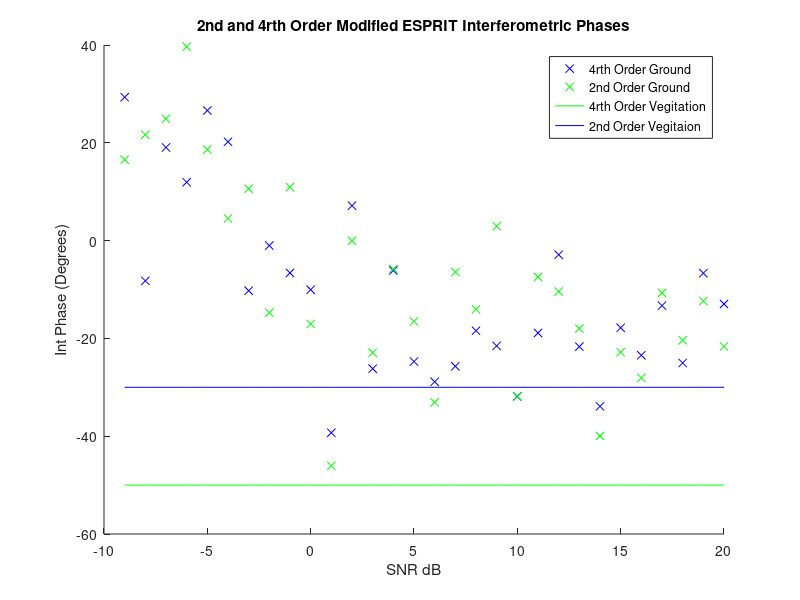

Recreate this plot in MATLAB.
%% Afric_Sim_test_ESPRIT
clc;clear;
%% Initializations
alpha = 1; %ground weighting factor
beta = 1;   %veg weighting factor
eye_optimal = 0.3737;

Pol_ground = [1;-1;0]./sqrt(2);
Pol_vegitation = [1;1;1]./sqrt(3);
G_O = 30;
ground_offset = G_O*pi/180; % ground interferomitry offset
V_O = 50;
vegitation_offset = V_O*pi/180;    % veg interferomitry offset

Averaged_samples = 10;
Window_optimal = 81;    %size of window
SNR_samples = 30;
second_order = 3;

ground_phase_4=zeros(SNR_samples,1);
ground_mag_4=zeros(SNR_samples,1);
ground_phase_2=zeros(SNR_samples,1);
ground_mag_2=zeros(SNR_samples,1);

vegitation_phase_4=zeros(SNR_samples,1);
vegitation_mag_4=zeros(SNR_samples,1);
vegitation_phase_2=zeros(SNR_samples,1);
vegitation_mag_2=zeros(SNR_samples,1);

forth_order = 6;
sort_ground_4 = zeros(2,1);
sort_vegetation_4 = zeros(2,1);

SNR = zeros(1,SNR_samples);
%% Matrix Construction
for SNR_sample = (1:SNR_samples);
    
    SNR(SNR_sample)=SNR_sample-10;
    Noise = (10^(-SNR(SNR_sample)/20))/sqrt(3);
    
    for unusedvariable = 1:Averaged_samples
        
        g =  Pol_ground*(sqrt(-2*log(1-rand(1,Window_optimal))).*exp(1i*2*pi*rand(1,Window_optimal)));
        v =  Pol_vegitation*(sqrt(-2*log(1-rand(1,Window_optimal))).*exp(1i*2*pi*rand(1,Window_optimal)));
        
        s1 = alpha*g + beta*v;
        s2 = alpha*exp(1i*ground_offset)*g + beta*exp(1i*vegitation_offset)*v;
        
        s1_Noise = s1 + Noise*sqrt(-2*log(1-rand(second_order,Window_optimal))).*exp(1i*2*pi*rand(second_order,Window_optimal));
        s2_Noise = s2 + Noise*sqrt(-2*log(1-rand(second_order,Window_optimal))).*exp(1i*2*pi*rand(second_order,Window_optimal));
        
        
        %% Forming the Six Arrays
        S1_2 = [s1_Noise(1,:)
            s1_Noise(2,:)
            s1_Noise(3,:)];
        
        S2_2 = [s2_Noise(1,:)
            s2_Noise(2,:)
            s2_Noise(3,:)];
        
        R11_norm_2 = S1_2*S1_2.'/Window_optimal;
        E_h1_h1 = R11_norm_2(1,1); E_h1_v1 = R11_norm_2(1,2); E_h1_x1 = R11_norm_2(1,3);
        E_v1_v1 = R11_norm_2(2,2); E_v1_x1 = R11_norm_2(2,3);
        E_x1_x1 = R11_norm_2(3,3);
        
        R11_conj_2 = S1_2*S1_2'/Window_optimal;
        E_h1_h1c = R11_conj_2(1,1); E_h1_v1c = R11_conj_2(1,2); E_h1_x1c = R11_conj_2(1,3);
        E_v1_h1c = R11_conj_2(2,1); E_v1_v1c = R11_conj_2(2,2); E_v1_x1c = R11_conj_2(2,3);
        E_x1_h1c = R11_conj_2(3,1); E_x1_v1c = R11_conj_2(3,2); E_x1_x1c = R11_conj_2(3,3);
        
        R22_norm_2 = S2_2*S2_2.'/Window_optimal;
        E_h2_h2 = R22_norm_2(1,1); E_h2_v2 = R22_norm_2(1,2); E_h2_x2 = R22_norm_2(1,3);
        E_v2_v2 = R22_norm_2(2,2); E_v2_x2 = R22_norm_2(2,3);
        E_x2_x2 = R22_norm_2(3,3);
        
        R12_conj_2 = S1_2*S2_2'/Window_optimal;
        E_h1_h2c = R12_conj_2(1,1); E_h1_v2c = R12_conj_2(1,2); E_h1_x2c = R12_conj_2(1,3);
        E_v1_h2c = R12_conj_2(2,1); E_v1_v2c = R12_conj_2(2,2); E_v1_x2c = R12_conj_2(2,3);
        E_x1_h2c = R12_conj_2(3,1); E_x1_v2c = R12_conj_2(3,2); E_x1_x2c = R12_conj_2(3,3);
        
        S1_4 = [s1_Noise(1,:).*s1_Noise(1,:)
            s1_Noise(2,:).*s1_Noise(2,:)
            s1_Noise(3,:).*s1_Noise(3,:)
            s1_Noise(1,:).*s1_Noise(2,:)
            s1_Noise(1,:).*s1_Noise(3,:)
            s1_Noise(2,:).*s1_Noise(3,:)];
        
        S2_4 = [s2_Noise(1,:).*s2_Noise(1,:)
            s2_Noise(2,:).*s2_Noise(2,:)
            s2_Noise(3,:).*s2_Noise(3,:)
            s2_Noise(1,:).*s2_Noise(2,:)
            s2_Noise(1,:).*s2_Noise(3,:)
            s2_Noise(2,:).*s2_Noise(3,:)];
        
        R1_4 = S1_4*S1_4'/Window_optimal;
        R2_4 = S1_4*S2_4'/Window_optimal;
        
        %% Forming Cumulant One Matrix
        Cumulant_1(1,1) = R1_4(1,1) - E_h1_h1*E_h1_h1 - E_h1_h1c*E_h1_h1c -  E_h1_h1c*E_h1_h1c;
        Cumulant_1(1,2) = R1_4(1,2) - E_h1_h1*E_v1_v1 - E_h1_v1c*E_h1_v1c -  E_h1_v1c*E_h1_v1c;
        Cumulant_1(1,3) = R1_4(1,3) - E_h1_h1*E_x1_x1 - E_h1_x1c*E_h1_x1c -  E_h1_x1c*E_h1_x1c;
        Cumulant_1(1,4) = R1_4(1,4) - E_h1_h1*E_h1_v1 - E_h1_h1c*E_h1_v1c -  E_h1_v1c*E_h1_h1c;
        Cumulant_1(1,5) = R1_4(1,5) - E_h1_h1*E_h1_x1 - E_h1_h1c*E_h1_x1c -  E_h1_x1c*E_h1_h1c;
        Cumulant_1(1,6) = R1_4(1,6) - E_h1_h1*E_v1_x1 - E_h1_v1c*E_h1_x1c -  E_h1_x1c*E_h1_v1c;
        
        Cumulant_1(2,1) = R1_4(2,1) - E_v1_v1*E_h1_h1 - E_v1_h1c*E_v1_h1c -  E_v1_h1c*E_v1_h1c;
        Cumulant_1(2,2) = R1_4(2,2) - E_v1_v1*E_v1_v1 - E_v1_v1c*E_v1_v1c -  E_v1_v1c*E_v1_v1c;
        Cumulant_1(2,3) = R1_4(2,3) - E_v1_v1*E_x1_x1 - E_v1_x1c*E_v1_x1c -  E_v1_x1c*E_v1_x1c;
        Cumulant_1(2,4) = R1_4(2,4) - E_v1_v1*E_h1_v1 - E_v1_h1c*E_v1_v1c -  E_v1_v1c*E_v1_h1c;
        Cumulant_1(2,5) = R1_4(2,5) - E_v1_v1*E_h1_x1 - E_v1_h1c*E_v1_x1c -  E_v1_x1c*E_v1_h1c;
        Cumulant_1(2,6) = R1_4(2,6) - E_v1_v1*E_v1_x1 - E_v1_v1c*E_v1_x1c -  E_v1_x1c*E_v1_v1c;
        
        Cumulant_1(3,1) = R1_4(3,1) - E_x1_x1*E_h1_h1 - E_x1_h1c*E_x1_h1c -  E_x1_h1c*E_x1_h1c;
        Cumulant_1(3,2) = R1_4(3,2) - E_x1_x1*E_v1_v1 - E_x1_v1c*E_x1_v1c -  E_x1_v1c*E_x1_v1c;
        Cumulant_1(3,3) = R1_4(3,3) - E_x1_x1*E_x1_x1 - E_x1_x1c*E_x1_x1c -  E_x1_x1c*E_x1_x1c;
        Cumulant_1(3,4) = R1_4(3,4) - E_x1_x1*E_h1_v1 - E_x1_h1c*E_x1_v1c -  E_x1_v1c*E_x1_h1c;
        Cumulant_1(3,5) = R1_4(3,5) - E_x1_x1*E_h1_x1 - E_x1_h1c*E_x1_x1c -  E_x1_x1c*E_x1_h1c;
        Cumulant_1(3,6) = R1_4(3,6) - E_x1_x1*E_v1_x1 - E_x1_v1c*E_x1_x1c -  E_x1_x1c*E_x1_v1c;
        
        Cumulant_1(4,1) = R1_4(4,1) - E_h1_v1*E_h1_h1 - E_h1_h1c*E_v1_h1c -  E_h1_h1c*E_v1_h1c;
        Cumulant_1(4,2) = R1_4(4,2) - E_h1_v1*E_v1_v1 - E_h1_v1c*E_v1_v1c -  E_h1_v1c*E_v1_v1c;
        Cumulant_1(4,3) = R1_4(4,3) - E_h1_v1*E_x1_x1 - E_h1_x1c*E_v1_x1c -  E_h1_x1c*E_v1_x1c;
        Cumulant_1(4,4) = R1_4(4,4) - E_h1_v1*E_h1_v1 - E_h1_h1*E_v1_v1c  -  E_h1_v1c*E_v1_h1c;
        Cumulant_1(4,5) = R1_4(4,5) - E_h1_v1*E_h1_x1 - E_h1_h1c*E_v1_x1c -  E_h1_x1c*E_v1_h1c;
        Cumulant_1(4,6) = R1_4(4,6) - E_h1_v1*E_v1_x1 - E_h1_v1c*E_v1_x1c -  E_h1_x1c*E_v1_v1c;
        
        Cumulant_1(5,1) = R1_4(5,1) - E_h1_x1*E_h1_h1 - E_h1_h1c*E_x1_h1c -  E_h1_h1c*E_x1_h1c;
        Cumulant_1(5,2) = R1_4(5,2) - E_h1_x1*E_v1_v1 - E_h1_v1c*E_x1_v1c -  E_h1_v1c*E_x1_v1c;
        Cumulant_1(5,3) = R1_4(5,3) - E_h1_x1*E_x1_x1 - E_h1_x1c*E_x1_x1c -  E_h1_x1c*E_x1_x1c;
        Cumulant_1(5,4) = R1_4(5,4) - E_h1_x1*E_h1_v1 - E_h1_h1c*E_x1_v1c -  E_h1_v1c*E_x1_h1c;
        Cumulant_1(5,5) = R1_4(5,5) - E_h1_x1*E_h1_x1 - E_h1_h1c*E_x1_x1c -  E_h1_x1c*E_x1_h1c;
        Cumulant_1(5,6) = R1_4(5,6) - E_h1_x1*E_v1_x1 - E_h1_v1c*E_x1_x1c -  E_h1_x1c*E_x1_v1c;
        
        Cumulant_1(6,1) = R1_4(6,1) - E_v1_x1*E_h1_h1 - E_v1_h1c*E_x1_h1c -  E_v1_h1c*E_x1_h1c;
        Cumulant_1(6,2) = R1_4(6,2) - E_v1_x1*E_v1_v1 - E_v1_v1c*E_x1_v1c -  E_v1_v1c*E_x1_v1c;
        Cumulant_1(6,3) = R1_4(6,3) - E_v1_x1*E_x1_x1 - E_v1_x1c*E_x1_x1c -  E_v1_x1c*E_x1_x1c;
        Cumulant_1(6,4) = R1_4(6,4) - E_v1_x1*E_h1_v1 - E_v1_h1c*E_x1_v1c -  E_v1_v1c*E_x1_h1c;
        Cumulant_1(6,5) = R1_4(6,5) - E_v1_x1*E_h1_x1 - E_v1_h1c*E_x1_x1c -  E_v1_x1c*E_x1_h1c;
        Cumulant_1(6,6) = R1_4(6,6) - E_v1_x1*E_v1_x1 - E_v1_v1c*E_x1_x1c -  E_v1_x1c*E_x1_v1c;
        
        %% Forming Cumulant Two Matrix
        Cumulant_2(1,1) = R2_4(1,1) - E_h1_h1*E_h2_h2 - E_h1_h2c*E_h1_h2c -  E_h1_h2c*E_h1_h2c;
        Cumulant_2(1,2) = R2_4(1,2) - E_h1_h1*E_v2_v2 - E_h1_v2c*E_h1_v2c -  E_h1_v2c*E_h1_v2c;
        Cumulant_2(1,3) = R2_4(1,3) - E_h1_h1*E_x2_x2 - E_h1_x2c*E_h1_x2c -  E_h1_x2c*E_h1_x2c;
        Cumulant_2(1,4) = R2_4(1,4) - E_h1_h1*E_h2_v2 - E_h1_h2c*E_h1_v2c -  E_h1_v2c*E_h1_h2c;
        Cumulant_2(1,5) = R2_4(1,5) - E_h1_h1*E_h2_x2 - E_h1_h2c*E_h1_x2c -  E_h1_x2c*E_h1_h2c;
        Cumulant_2(1,6) = R2_4(1,6) - E_h1_h1*E_v2_x2 - E_h1_v2c*E_h1_x2c -  E_h1_x2c*E_h1_v2c;
        
        Cumulant_2(2,1) = R2_4(2,1) - E_v1_v1*E_h2_h2 - E_v1_h2c*E_v1_h2c -  E_v1_h2c*E_v1_h2c;
        Cumulant_2(2,2) = R2_4(2,2) - E_v1_v1*E_v2_v2 - E_v1_v2c*E_v1_v2c -  E_v1_v2c*E_v1_v2c;
        Cumulant_2(2,3) = R2_4(2,3) - E_v1_v1*E_x2_x2 - E_v1_x2c*E_v1_x2c -  E_v1_x2c*E_v1_x2c;
        Cumulant_2(2,4) = R2_4(2,4) - E_v1_v1*E_h2_v2 - E_v1_h2c*E_v1_v2c -  E_v1_v2c*E_v1_h2c;
        Cumulant_2(2,5) = R2_4(2,5) - E_v1_v1*E_h2_x2 - E_v1_h2c*E_v1_x2c -  E_v1_x2c*E_v1_h2c;
        Cumulant_2(2,6) = R2_4(2,6) - E_v1_v1*E_v2_x2 - E_v1_v2c*E_v1_x2c -  E_v1_x2c*E_v1_v2c;
        
        Cumulant_2(3,1) = R2_4(3,1) - E_x1_x1*E_h2_h2 - E_x1_h2c*E_x1_h2c -  E_x1_h2c*E_x1_h2c;
        Cumulant_2(3,2) = R2_4(3,2) - E_x1_x1*E_v2_v2 - E_x1_v2c*E_x1_v2c -  E_x1_v2c*E_x1_v2c;
        Cumulant_2(3,3) = R2_4(3,3) - E_x1_x1*E_x2_x2 - E_x1_x2c*E_x1_x2c -  E_x1_x2c*E_x1_x2c;
        Cumulant_2(3,4) = R2_4(3,4) - E_x1_x1*E_h2_v2 - E_x1_h2c*E_x1_v2c -  E_x1_v2c*E_x1_h2c;
        Cumulant_2(3,5) = R2_4(3,5) - E_x1_x1*E_h2_x2 - E_x1_h2c*E_x1_x2c -  E_x1_x2c*E_x1_h2c;
        Cumulant_2(3,6) = R2_4(3,6) - E_x1_x1*E_v2_x2 - E_x1_v2c*E_x1_x2c -  E_x1_x2c*E_x1_v2c;
        
        Cumulant_2(4,1) = R2_4(4,1) - E_h1_v1*E_h2_h2 - E_h1_h2c*E_v1_h2c -  E_h1_h2c*E_v1_h2c;
        Cumulant_2(4,2) = R2_4(4,2) - E_h1_v1*E_v2_v2 - E_h1_v2c*E_v1_v2c -  E_h1_v2c*E_v1_v2c;
        Cumulant_2(4,3) = R2_4(4,3) - E_h1_v1*E_x2_x2 - E_h1_x2c*E_v1_x2c -  E_h1_x2c*E_v1_x2c;
        Cumulant_2(4,4) = R2_4(4,4) - E_h1_v1*E_h2_v2 - E_h1_h2c*E_v1_v2c -  E_h1_v2c*E_v1_h2c;
        Cumulant_2(4,5) = R2_4(4,5) - E_h1_v1*E_h2_x2 - E_h1_h2c*E_v1_x2c -  E_h1_x2c*E_v1_h2c;
        Cumulant_2(4,6) = R2_4(4,6) - E_h1_v1*E_v2_x2 - E_h1_v2c*E_v1_x2c -  E_h1_x2c*E_v1_v2c;
        
        Cumulant_2(5,1) = R2_4(5,1) - E_h1_x1*E_h2_h2 - E_h1_h2c*E_x1_h2c -  E_h1_h2c*E_x1_h2c;
        Cumulant_2(5,2) = R2_4(5,2) - E_h1_x1*E_v2_v2 - E_h1_v2c*E_x1_v2c -  E_h1_v2c*E_x1_v2c;
        Cumulant_2(5,3) = R2_4(5,3) - E_h1_x1*E_x2_x2 - E_h1_x2c*E_x1_x2c -  E_h1_x2c*E_x1_x2c;
        Cumulant_2(5,4) = R2_4(5,4) - E_h1_x1*E_h2_v2 - E_h1_h2c*E_x1_v2c -  E_h1_v2c*E_x1_h2c;
        Cumulant_2(5,5) = R2_4(5,5) - E_h1_x1*E_h2_x2 - E_h1_h2c*E_x1_x2c -  E_h1_x2c*E_x1_h2c;
        Cumulant_2(5,6) = R2_4(5,6) - E_h1_x1*E_v2_x2 - E_h1_v2c*E_x1_x2c -  E_h1_x2c*E_x1_v2c;
        
        Cumulant_2(6,1) = R2_4(6,1) - E_v1_x1*E_h2_h2 - E_v1_h2c*E_x1_h2c -  E_v1_h2c*E_x1_h2c;
        Cumulant_2(6,2) = R2_4(6,2) - E_v1_x1*E_v2_v2 - E_v1_v2c*E_x1_v2c -  E_v1_v2c*E_x1_v2c;
        Cumulant_2(6,3) = R2_4(6,3) - E_v1_x1*E_x2_x2 - E_v1_x2c*E_x1_x2c -  E_v1_x2c*E_x1_x2c;
        Cumulant_2(6,4) = R2_4(6,4) - E_v1_x1*E_h2_v2 - E_v1_h2c*E_x1_v2c -  E_v1_v2c*E_x1_h2c;
        Cumulant_2(6,5) = R2_4(6,5) - E_v1_x1*E_h2_x2 - E_v1_h2c*E_x1_x2c -  E_v1_x2c*E_x1_h2c;
        Cumulant_2(6,6) = R2_4(6,6) - E_v1_x1*E_v2_x2 - E_v1_v2c*E_x1_x2c -  E_v1_x2c*E_x1_v2c;
        
        %% ESPRIT Algorithm
        [eigenvec_4,eigenval_4] = eig(pinv(Cumulant_1)*Cumulant_2);
        
        for i = 1:forth_order
            sort_ground_4(i) = (abs(eigenval_4(i,i)))^2....
                *(abs(eigenvec_4(1,i))^2....
                + abs(eigenvec_4(2,i))^2....
                + abs(eigenvec_4(4,i))^2);
            
            sort_vegetation_4(i) = (abs(eigenval_4(i,i)))^2....
                *(abs(eigenvec_4(3,i))^2....
                + abs(eigenvec_4(5,i))^2....
                + abs(eigenvec_4(6,i))^2);
        end
        
        [~,srt_g_4] = sort(sort_ground_4,'descend');
        [~,srt_v_4] = sort(sort_vegetation_4,'descend');
        
        ground_phase_4(SNR_sample) = ground_phase_4(SNR_sample)....
            + 0.5*angle(eigenval_4(srt_g_4(1),srt_g_4(1)))/Averaged_samples;
        
        vegitation_phase_4(SNR_sample) = vegitation_phase_4(SNR_sample)....
            + 0.5*angle(eigenval_4(srt_v_4(1),srt_v_4(1)))/Averaged_samples;
    end
end
%% Plotting Results
figure(1);
title('2nd and 4rth Order Modified ESPRIT Interferometric Phases');
xlabel('SNR dB');ylabel('Int Phase (Degrees)');
hold on;
plot(SNR,ground_phase_4*180/pi,'bx');
plot(SNR,vegitation_phase_4*180/pi,'gx');
plot(SNR,-V_O*ones(1,SNR_samples),'g');
plot(SNR,-G_O*ones(1,SNR_samples),'b');
legend('4rth Order Ground','2nd Order Ground','4rth Order Vegitation','2nd Order Vegitaion','Location','northeast')
hold off
